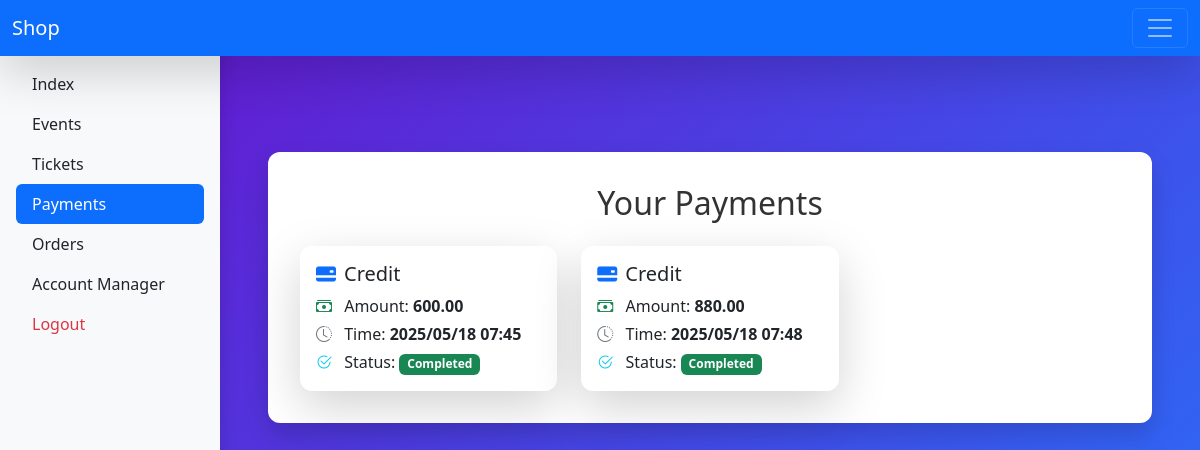
The app's page /panel/payments/ (signed in) with its own data.
### cart/models.py (models this page shows)
class Payment(models.Model):
    from_user = models.ForeignKey(User, on_delete=models.CASCADE, related_name='payment')
    amount = models.DecimalField(max_digits=10, decimal_places=2)
    payment_method = models.CharField(max_length=20)
    timestamp = models.DateTimeField(auto_now_add=True)
    status = models.CharField(max_length=20, default='0')
    def __str__(self):
        return f'{str(self.from_user)} - {self.amount}'

### panel/views.py (the view)
# urls.py: path('payments/', views.PaymentsView.as_view(), name='payments'),
class PaymentsView(ListView):
    model = Payment
    template_name = 'panel/payment.html'
    context_object_name = 'payments'
    def get_queryset(self):
        user = User.objects.get(id=self.request.user.id)
        for item in Payment.objects.filter(from_user=self.request.user.id):
            print(item)
        return Payment.objects.filter(from_user=self.request.user.id)

### accounts/models.py (called while the page is built)
    def __str__(self):
        return f'{self.first_name} {self.last_name}'

### cart/cart.py (called while the page is built)
    def __len__(self):
        return sum(item['quantity'] for item in self.cart.values())

### cart/context_proccessors.py (called while the page is built)
def cart(request):
    return {'cart' : Cart(request)}

### panel/templates/panel/payment.html
{% extends 'panel/panel_base.html' %}
{% block content %}
<link href="https://cdn.jsdelivr.net/npm/bootstrap-icons@1.10.5/font/bootstrap-icons.css" rel="stylesheet">
<div class="container my-5">
    <h2 class="mb-4 text-center">Your Payments</h2>
    {% if payments %}
        <div class="row g-4">
            {% for payment in payments %}
                <div class="col-md-6 col-lg-4">
                    <div class="card shadow-lg border-0 h-100">
                        <div class="card-body">
                            <h5 class="card-title mb-2">
                                <i class="bi bi-credit-card-2-back-fill text-primary me-2"></i>{{ payment.payment_method|title }}
                            </h5>
                            <p class="card-text mb-1">
                                <i class="bi bi-cash-stack me-2 text-success"></i>
                                Amount: <strong>{{ payment.amount }}</strong>
                            </p>
                            <p class="card-text mb-1">
                                <i class="bi bi-clock-history me-2 text-secondary"></i>
                                Time: <strong>{{ payment.timestamp|date:"Y/m/d H:i" }}</strong>
                            </p>
                            <p class="card-text mb-0">
                                <i class="bi bi-check2-circle me-2 text-info"></i>
                                Status:
                                {% if payment.status == "1" %}
                                    <span class="badge bg-success">Completed</span>
                                {% else %}
                                    <span class="badge bg-danger">Failed</span>
                                {% endif %}
                            </p>
                        </div>
                    </div>
                </div>
            {% endfor %}
        </div>
    {% else %}
        <div class="alert alert-info text-center" role="alert">
            <i class="bi bi-receipt-cutoff me-2"></i>No payment records found.
        </div>
    {% endif %}
</div>
{% endblock %}

### templates/css.html (style rules this page uses)
body { background: linear-gradient(135deg, #6a11cb, #2575fc); min-height: 100vh; color: #fff; font-family: 'Segoe UI', Tahoma, Geneva, Verdana, sans-serif; }
.container { background-color: #fff; color: #333; border-radius: 12px; padding: 2rem; box-shadow: 0 12px 25px rgba(0, 0, 0, 0.15); margin-top: 3rem; margin-bottom: 3rem; }
.card { border-radius: 12px; box-shadow: 0 8px 20px rgb(0 0 0 / 0.1); transition: transform 0.2s ease, box-shadow 0.2s ease; }

### records on screen
Payment: payment_method "Credit", amount "600.00", timestamp "2025/05/18 07:45", status "Completed"
Payment: payment_method "Credit", amount "880.00", timestamp "2025/05/18 07:48", status "Completed"
